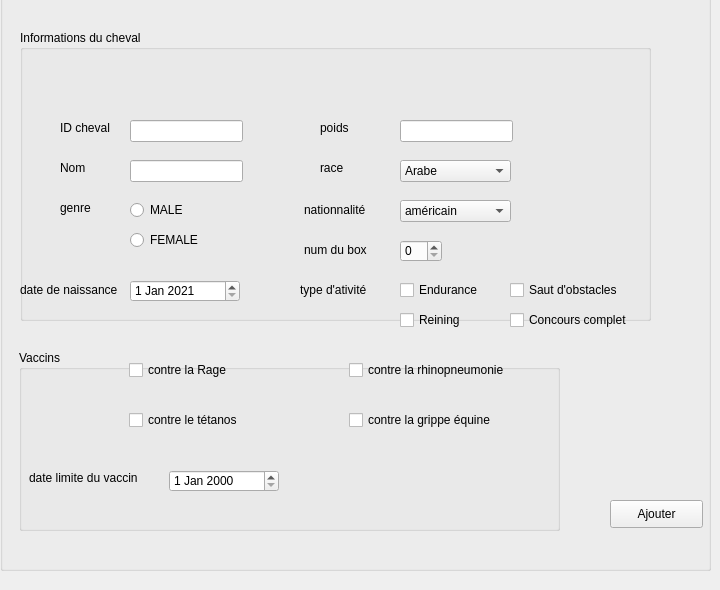
     <widget class="QWidget" name="tab_3">
      <attribute name="title">
       <string>Ajouter </string>
      </attribute>
      <widget class="QGroupBox" name="groupBox_2">
       <property name="geometry">
        <rect>
         <x>0</x>
         <y>-10</y>
         <width>711</width>
         <height>581</height>
        </rect>
       </property>
       <property name="title">
        <string/>
       </property>
       <widget class="QLineEdit" name="idChev">
        <property name="geometry">
         <rect>
          <x>130</x>
          <y>130</y>
          <width>113</width>
          <height>22</height>
         </rect>
        </property>
       </widget>
       <widget class="QLineEdit" name="nomChev">
        <property name="geometry">
         <rect>
          <x>130</x>
          <y>170</y>
          <width>113</width>
          <height>22</height>
         </rect>
        </property>
       </widget>
       <widget class="QLineEdit" name="poidsChev">
        <property name="geometry">
         <rect>
          <x>400</x>
          <y>130</y>
          <width>113</width>
          <height>22</height>
         </rect>
        </property>
       </widget>
       <widget class="QLabel" name="label_6">
        <property name="geometry">
         <rect>
          <x>60</x>
          <y>130</y>
          <width>55</width>
          <height>16</height>
         </rect>
        </property>
        <property name="text">
         <string>ID cheval</string>
        </property>
       </widget>
       <widget class="QLabel" name="label_7">
        <property name="geometry">
         <rect>
          <x>60</x>
          <y>170</y>
          <width>55</width>
          <height>16</height>
         </rect>
        </property>
        <property name="text">
         <string>Nom</string>
        </property>
       </widget>
       <widget class="QLabel" name="label_8">
        <property name="geometry">
         <rect>
          <x>60</x>
          <y>210</y>
          <width>55</width>
          <height>16</height>
         </rect>
        </property>
        <property name="text">
         <string>genre</string>
        </property>
       </widget>
       <widget class="QLabel" name="label_9">
        <property name="geometry">
         <rect>
          <x>20</x>
          <y>290</y>
          <width>111</width>
          <height>20</height>
         </rect>
        </property>
        <property name="text">
         <string>date de naissance</string>
        </property>
       </widget>
       <widget class="QLabel" name="label_10">
        <property name="geometry">
         <rect>
          <x>320</x>
          <y>130</y>
          <width>55</width>
          <height>16</height>
         </rect>
        </property>
        <property name="text">
         <string>poids</string>
        </property>
       </widget>
       <widget class="QLabel" name="label_11">
        <property name="geometry">
         <rect>
          <x>320</x>
          <y>170</y>
          <width>55</width>
          <height>16</height>
         </rect>
        </property>
        <property name="text">
         <string>race</string>
        </property>
       </widget>
       <widget class="QLabel" name="label_12">
        <property name="geometry">
         <rect>
          <x>304</x>
          <y>210</y>
          <width>71</width>
          <height>20</height>
         </rect>
        </property>
        <property name="text">
         <string>nationnalité</string>
        </property>
       </widget>
       <widget class="QLabel" name="label_13">
        <property name="geometry">
         <rect>
          <x>304</x>
          <y>250</y>
          <width>71</width>
          <height>20</height>
         </rect>
        </property>
        <property name="text">
         <string>num du box</string>
        </property>
       </widget>
       <widget class="QLabel" name="label_14">
        <property name="geometry">
         <rect>
          <x>300</x>
          <y>290</y>
          <width>81</width>
          <height>20</height>
         </rect>
        </property>
        <property name="text">
         <string>type d'ativité</string>
        </property>
       </widget>
       <widget class="QRadioButton" name="Male">
        <property name="geometry">
         <rect>
          <x>130</x>
          <y>210</y>
          <width>95</width>
          <height>20</height>
         </rect>
        </property>
        <property name="text">
         <string>MALE</string>
        </property>
       </widget>
       <widget class="QRadioButton" name="Female">
        <property name="geometry">
         <rect>
          <x>130</x>
          <y>240</y>
          <width>95</width>
          <height>20</height>
         </rect>
        </property>
        <property name="text">
         <string>FEMALE</string>
        </property>
       </widget>
       <widget class="QSpinBox" name="spinBox_2">
        <property name="geometry">
         <rect>
          <x>400</x>
          <y>250</y>
          <width>42</width>
          <height>22</height>
         </rect>
        </property>
       </widget>
       <widget class="QDateEdit" name="dateEdit">
        <property name="geometry">
         <rect>
          <x>130</x>
          <y>290</y>
          <width>110</width>
          <height>22</height>
         </rect>
        </property>
        <property name="dateTime">
         <datetime>
          <hour>0</hour>
          <minute>0</minute>
          <second>0</second>
          <year>2021</year>
          <month>1</month>
          <day>1</day>
         </datetime>
        </property>
        <property name="maximumDate">
         <date>
          <year>2023</year>
          <month>1</month>
          <day>1</day>
         </date>
        </property>
        <property name="minimumDate">
         <date>
          <year>2021</year>
          <month>1</month>
          <day>1</day>
         </date>
        </property>
       </widget>
       <widget class="QCheckBox" name="E">
        <property name="geometry">
         <rect>
          <x>400</x>
          <y>290</y>
          <width>81</width>
          <height>20</height>
         </rect>
        </property>
        <property name="text">
         <string>Endurance</string>
        </property>
       </widget>
       <widget class="QCheckBox" name="saut">
        <property name="geometry">
         <rect>
          <x>510</x>
          <y>290</y>
          <width>121</width>
          <height>20</height>
         </rect>
        </property>
        <property name="text">
         <string>Saut d'obstacles</string>
        </property>
       </widget>
       <widget class="QCheckBox" name="R">
        <property name="geometry">
         <rect>
          <x>400</x>
          <y>320</y>
          <width>81</width>
          <height>20</height>
         </rect>
        </property>
        <property name="text">
         <string>Reining</string>
        </property>
       </widget>
       <widget class="QCheckBox" name="cc">
        <property name="geometry">
         <rect>
          <x>510</x>
          <y>320</y>
          <width>131</width>
          <height>20</height>
         </rect>
        </property>
        <property name="text">
         <string>Concours complet</string>
        </property>
       </widget>
       <widget class="QComboBox" name="natChev">
        <property name="geometry">
         <rect>
          <x>400</x>
          <y>210</y>
          <width>111</width>
          <height>22</height>
         </rect>
        </property>
        <item>
         <property name="text">
          <string>américain</string>
         </property>
        </item>
        <item>
         <property name="text">
          <string>français</string>
         </property>
        </item>
        <item>
         <property name="text">
          <string>brésilien</string>
         </property>
        </item>
       </widget>
       <widget class="QComboBox" name="raceChev">
        <property name="geometry">
         <rect>
          <x>400</x>
          <y>170</y>
          <width>111</width>
          <height>22</height>
         </rect>
        </property>
        <item>
         <property name="text">
          <string>Arabe</string>
         </property>
        </item>
        <item>
         <property name="text">
          <string>Frison</string>
         </property>
        </item>
        <item>
         <property name="text">
          <string>Pur-sang</string>
         </property>
        </item>
       </widget>
       <widget class="QGroupBox" name="groupBox_3">
        <property name="geometry">
         <rect>
          <x>19</x>
          <y>360</y>
          <width>541</width>
          <height>181</height>
         </rect>
        </property>
        <property name="title">
         <string>Vaccins</string>
        </property>
        <widget class="QCheckBox" name="Rage">
         <property name="geometry">
          <rect>
           <x>110</x>
           <y>10</y>
           <width>111</width>
           <height>20</height>
          </rect>
         </property>
         <property name="text">
          <string>contre la Rage</string>
         </property>
        </widget>
        <widget class="QCheckBox" name="tetanos">
         <property name="geometry">
          <rect>
           <x>110</x>
           <y>60</y>
           <width>121</width>
           <height>20</height>
          </rect>
         </property>
         <property name="text">
          <string>contre le tétanos</string>
         </property>
        </widget>
        <widget class="QCheckBox" name="rhino">
         <property name="geometry">
          <rect>
           <x>330</x>
           <y>10</y>
           <width>181</width>
           <height>20</height>
          </rect>
         </property>
         <property name="text">
          <string>contre la rhinopneumonie</string>
         </property>
        </widget>
        <widget class="QCheckBox" name="grippe">
         <property name="geometry">
          <rect>
           <x>330</x>
           <y>60</y>
           <width>161</width>
           <height>20</height>
          </rect>
         </property>
         <property name="text">
          <string>contre la grippe équine</string>
         </property>
        </widget>
        <widget class="QLabel" name="label_15">
         <property name="geometry">
          <rect>
           <x>10</x>
           <y>120</y>
           <width>131</width>
           <height>16</height>
          </rect>
         </property>
         <property name="text">
          <string>date limite du vaccin</string>
         </property>
        </widget>
        <widget class="QDateEdit" name="dateLimiteVaccin">
         <property name="geometry">
          <rect>
           <x>150</x>
           <y>120</y>
           <width>110</width>
           <height>22</height>
          </rect>
         </property>
        </widget>
       </widget>
       <widget class="QPushButton" name="pushButton_2">
        <property name="geometry">
         <rect>
          <x>610</x>
          <y>510</y>
          <width>93</width>
          <height>28</height>
         </rect>
        </property>
        <property name="text">
         <string>Ajouter</string>
        </property>
       </widget>
       <widget class="QGroupBox" name="groupBox_4">
        <property name="geometry">
         <rect>
          <x>20</x>
          <y>40</y>
          <width>631</width>
          <height>291</height>
         </rect>
        </property>
        <property name="title">
         <string>Informations du cheval</string>
        </property>
       </widget>
       <zorder>label_10</zorder>
       <zorder>label_11</zorder>
       <zorder>label_12</zorder>
       <zorder>label_13</zorder>
       <zorder>label_14</zorder>
       <zorder>spinBox_2</zorder>
       <zorder>pushButton_2</zorder>
       <zorder>groupBox_4</zorder>
       <zorder>groupBox_3</zorder>
       <zorder>idChev</zorder>
       <zorder>nomChev</zorder>
       <zorder>poidsChev</zorder>
       <zorder>label_6</zorder>
       <zorder>label_7</zorder>
       <zorder>label_8</zorder>
       <zorder>label_9</zorder>
       <zorder>Male</zorder>
       <zorder>Female</zorder>
       <zorder>dateEdit</zorder>
       <zorder>E</zorder>
       <zorder>saut</zorder>
       <zorder>R</zorder>
       <zorder>cc</zorder>
       <zorder>natChev</zorder>
       <zorder>raceChev</zorder>
      </widget>
     </widget>
